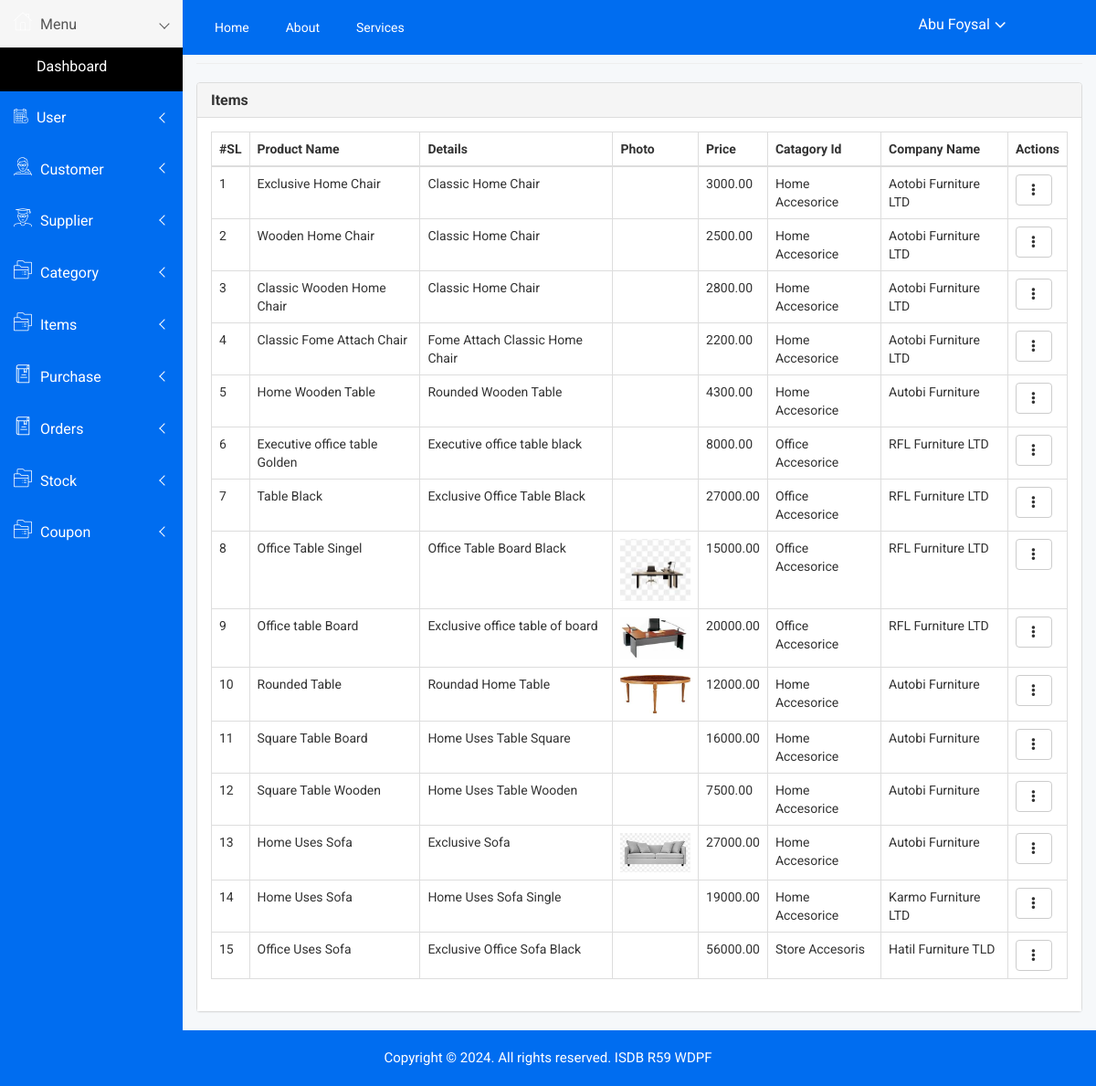
Screenshot of /admin/items_list.php (signed in) with the database file from the repository.
### tables this page shows
CREATE TABLE `items` (
  `id` int(11) NOT NULL,
  `product_name` varchar(100) DEFAULT NULL,
  `details` text DEFAULT NULL,
  `photo` varchar(100) DEFAULT NULL,
  `price` decimal(10,2) DEFAULT NULL,
  `catagory_id` int(11) DEFAULT NULL,
  `company_name` varchar(100) DEFAULT NULL,
  `created_at` datetime DEFAULT NULL,
  `created_by` int(11) DEFAULT NULL,
  `updated_at` datetime DEFAULT NULL,
  `updated_by` int(11) DEFAULT NULL,
  `deleted_at` datetime DEFAULT NULL
);

CREATE TABLE `catagory` (
  `id` int(11) NOT NULL,
  `name` varchar(100) DEFAULT NULL,
  `created_at` datetime DEFAULT NULL,
  `created_by` int(11) DEFAULT NULL,
  `updated_at` datetime DEFAULT NULL,
  `updated_by` int(11) DEFAULT NULL,
  `deleted_at` datetime DEFAULT NULL
);

### admin/class/crud.php (called while the page is built, shortened)
<?php
    class crud{
        private $host='localhost';
        private $connection;
        public function __construct($user,$password,$database){
            $this->user=$user;
            $this->password=$password;
            $this->database=$database;
            $this->connection=new mysqli($this->host,$this->user,$this->password,$this->database);
        }
        public function common_select_query($sql){
            $result=array();
            $error=false;
            $rs=$this->connection->query($sql);
            if($rs){
                if($rs->num_rows > 0){
                    while($r=$rs->fetch_object()){
                        array_push($result,$r);
                    }
                }
            }else{
                $error=$this->connection->error;
            }
            $return = array('data'=>$result,'error'=>$error);
            return $return;
        }
    }
?>

### admin/include/connection.php (called while the page is built)
<?php
    include_once('class/crud.php');
    $mysqli=new crud("root","","sports_store");
    $baseurl="http://localhost/sports_store/admin/";
?>

### admin/items_list.php (the view, shortened to what this page needs)
<?php include('include/header.php') ; ?>
<link href="https://cdn.datatables.net/1.10.24/css/dataTables.bootstrap.min.css" rel="stylesheet">
<div class="container-fluid">
    <h4 class="page-header"><small>Items /</small> List</h4>
    <div class="panel panel-default">
        <div class="panel-heading">
            <h5 class="panel-title">Items</h5>
        </div>
        <div class="panel-body">
            <div class="table-responsive">
                <table class="table table-bordered table-hover">
                    <thead>
                        <tr>
                            <th>#SL</th>
                            <th>Product Name</th>
                            <th>Details</th>
                            <th>Photo</th>
                            <th>Price</th>
                            <th>Catagory Id</th>
                            <th>Company Name</th>
                            <th>Actions</th>
                        </tr>
                    </thead>
                    <tbody>
                        <?php
                            $result=$mysqli->common_select_query('SELECT items.*, catagory.name as cat FROM `items` join catagory on catagory.id=items.catagory_id WHERE items.deleted_at is null');
                            if($result){
                                if($result['data']){
                                    $i=1;
                                    foreach($result['data'] as $data){
                        ?>
                        <tr>
                            <td><?= $i++ ?></td>
                            <td><?= $data->product_name ?></td>
                            <td><?= $data->details ?></td>
                            <td> <img src="<?= $baseurl ?>assets/items/<?= $data->photo ?>" width="80px" alt=""> </td>
                            <td><?= $data->price ?></td>
                            <td><?= $data->cat ?></td>
                            <td><?= $data->company_name ?></td>
                            <td>
                                <div class="dropdown">
                                    <button type="button" class="btn btn-default dropdown-toggle" data-toggle="dropdown">
                                        <i class="glyphicon glyphicon-option-vertical"></i>
                                    </button>
                                </div>
                            </td>
                        </tr>
                        <?php } } } ?>
                    </tbody>
                </table>
            </div>
        </div>
    </div>
</div>
<?php include('include/footer.php') ; ?>

### admin/assets/css/main.css (style rules this page uses)
html { color: #222; font-size: 1em; line-height: 1.4; }
audio, canvas, iframe, img, svg, video { vertical-align: middle; }

### rows the page displays
items: product_name "Exclusive Home Chair", details "Classic Home Chair", price "3000.00", catagory.name "Home Accesorice", company_name "Aotobi Furniture LTD"
items: product_name "Wooden Home Chair", details "Classic Home Chair", price "2500.00", catagory.name "Home Accesorice", company_name "Aotobi Furniture LTD"
items: product_name "Classic Wooden Home Chair", details "Classic Home Chair", price "2800.00", catagory.name "Home Accesorice", company_name "Aotobi Furniture LTD"
items: product_name "Classic Fome Attach Chair", details "Fome Attach Classic Home Chair", price "2200.00", catagory.name "Home Accesorice", company_name "Aotobi Furniture LTD"
items: product_name "Home Wooden Table", details "Rounded Wooden Table", price "4300.00", catagory.name "Home Accesorice", company_name "Autobi Furniture"
items: product_name "Executive office table Golden", details "Executive office table black", price "8000.00", catagory.name "Office Accesorice", company_name "RFL Furniture LTD"
items: product_name "Table Black", details "Exclusive Office Table Black", price "27000.00", catagory.name "Office Accesorice", company_name "RFL Furniture LTD"
items: product_name "Office Table Singel", details "Office Table Board Black", photo (picture), price "15000.00", catagory.name "Office Accesorice", company_name "RFL Furniture LTD"
items: product_name "Office table Board", details "Exclusive office table of board", photo (picture), price "20000.00", catagory.name "Office Accesorice", company_name "RFL Furniture LTD"
items: product_name "Rounded Table", details "Roundad Home Table", photo (picture), price "12000.00", catagory.name "Home Accesorice", company_name "Autobi Furniture"
items: product_name "Square Table Board", details "Home Uses Table Square", price "16000.00", catagory.name "Home Accesorice", company_name "Autobi Furniture"
items: product_name "Square Table Wooden", details "Home Uses Table Wooden", price "7500.00", catagory.name "Home Accesorice", company_name "Autobi Furniture"
items: product_name "Home Uses Sofa", details "Exclusive Sofa", photo (picture), price "27000.00", catagory.name "Home Accesorice", company_name "Autobi Furniture"
items: product_name "Home Uses Sofa", details "Home Uses Sofa Single", price "19000.00", catagory.name "Home Accesorice", company_name "Karmo Furniture LTD"
items: product_name "Office Uses Sofa", details "Exclusive Office Sofa Black", price "56000.00", catagory.name "Store Accesoris", company_name "Hatil Furniture TLD"

### other values shown
$_SESSION['name'] "Abu Foysal"
